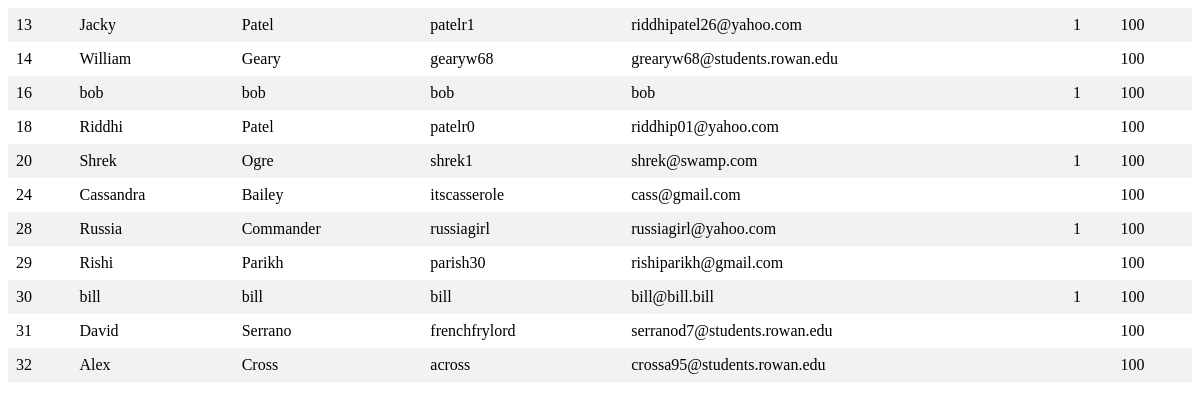
Before: /Views/viewusers.php with the older database file.
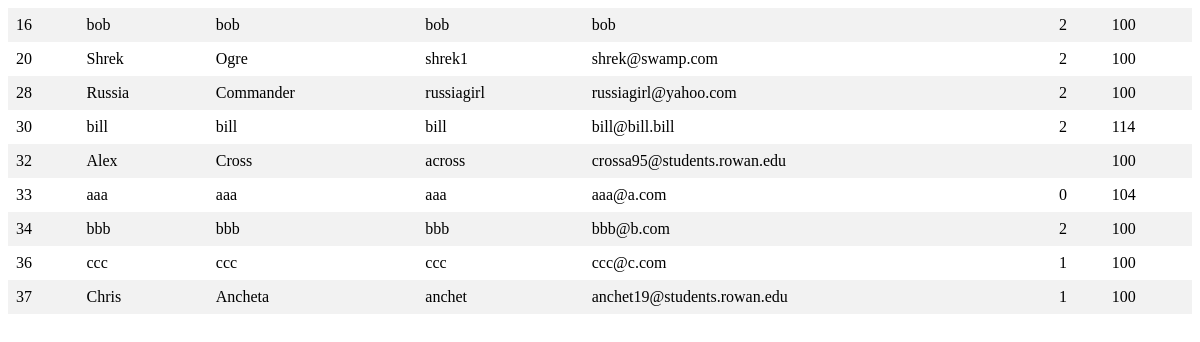
After: the same page with the newer database file.
### tables this page shows
CREATE TABLE IF NOT EXISTS `user` (
  `user_num` int(11) NOT NULL AUTO_INCREMENT,
  `first_name` varchar(30) NOT NULL,
  `last_name` varchar(30) NOT NULL,
  `username` varchar(20) NOT NULL,
  `email` varchar(40) NOT NULL,
  `password` varchar(256) DEFAULT NULL,
  `admin` int(1) DEFAULT NULL,
  `user_points` int(3) NOT NULL DEFAULT '100',
  `last_request` datetime DEFAULT NULL,
  `num_requests` int(2) NOT NULL DEFAULT '0',
  `department_id` int(2) DEFAULT NULL,
  `login_attempts` tinyint(3) UNSIGNED NOT NULL DEFAULT '0',
  PRIMARY KEY (`user_num`),
  UNIQUE KEY `user_num_UNIQUE` (`user_num`),
  UNIQUE KEY `username_unique` (`username`),
  UNIQUE KEY `email_unique` (`email`),
  KEY `fk_department_idx` (`department_id`)
);

### Views/viewusers.php (the view, shortened to what this page needs)
<?php
        $dbh = ConnectDB();
?>
<html>
<head>
   <link rel="stylesheet" type="text/css" href="../Styles/displayTables.css">
</head>
<body>
   <table>
      <?php
         try{
	    $sql = "SELECT user_num,first_name,last_name,username,email,admin,user_points ";
	    $sql .= "FROM user ";
	    $stmt = $dbh->prepare($sql);
	    $stmt->execute();
	    foreach($stmt->fetchAll() as $user) {
        $row =  " <tr><td>" . $user['user_num'];
        $row .= "</td><td>" . $user['first_name'];
        $row .= "</td><td>" . $user['last_name'];
        $row .= "</td><td>" . $user['username'];
        $row .= "</td><td>" . $user['email'];
        $row .= "</td><td>" . $user['admin'];
        $row .= "</td><td>" . $user['user_points'];
        $row .= "</td></tr>";
	       echo $row;
               }
            }
	 catch(Exception $e){}
      ?>
   </table>
</body>
</html>

### Styles/displayTables.css (style rules this page uses)
table { border-collapse: collapse; width: 100%; }
th, td { text-align: left; padding: 8px; }
tr:nth-child(even) { background-color: #f2f2f2 }

Changed rows visible on the page:
removed user: user_num "13", first_name "Jacky", last_name "Patel", username "patelr1", email "riddhipatel26@yahoo.com", admin "1", user_points "100"
removed user: user_num "14", first_name "William", last_name "Geary", username "gearyw68", email "grearyw68@students.rowan.edu", user_points "100"
removed user: user_num "18", first_name "Riddhi", last_name "Patel", username "patelr0", email "riddhip01@yahoo.com", user_points "100"
removed user: user_num "24", first_name "Cassandra", last_name "Bailey", username "itscasserole", email "cass@gmail.com", user_points "100"
removed user: user_num "29", first_name "Rishi", last_name "Parikh", username "parish30", email "rishiparikh@gmail.com", user_points "100"
removed user: user_num "31", first_name "David", last_name "Serrano", username "frenchfrylord", email "serranod7@students.rowan.edu", user_points "100"
changed user "bob": admin "1" → "2"
changed user "Shrek": admin "1" → "2"
changed user "Russia": admin "1" → "2"
changed user "bill": admin "1" → "2"; user_points "100" → "114"
added user: user_num "33", first_name "aaa", last_name "aaa", username "aaa", email "aaa@a.com", admin "0", user_points "104"
added user: user_num "34", first_name "bbb", last_name "bbb", username "bbb", email "bbb@b.com", admin "2", user_points "100"
added user: user_num "36", first_name "ccc", last_name "ccc", username "ccc", email "ccc@c.com", admin "1", user_points "100"
added user: user_num "37", first_name "Chris", last_name "Ancheta", username "anchet", email "anchet19@students.rowan.edu", admin "1", user_points "100"
